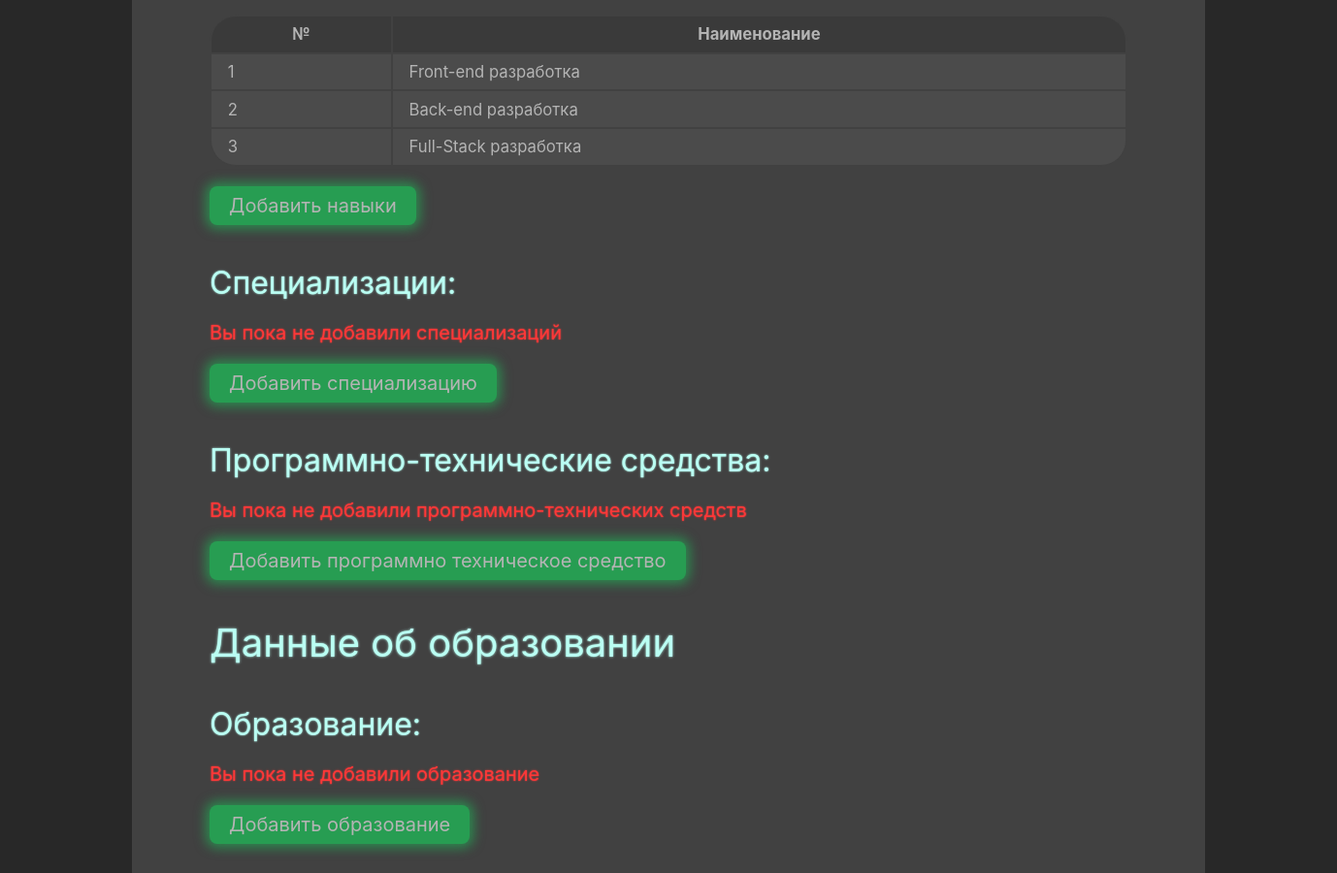
Page /jobseeker/18 (signed in, middle part) on the earlier database version.
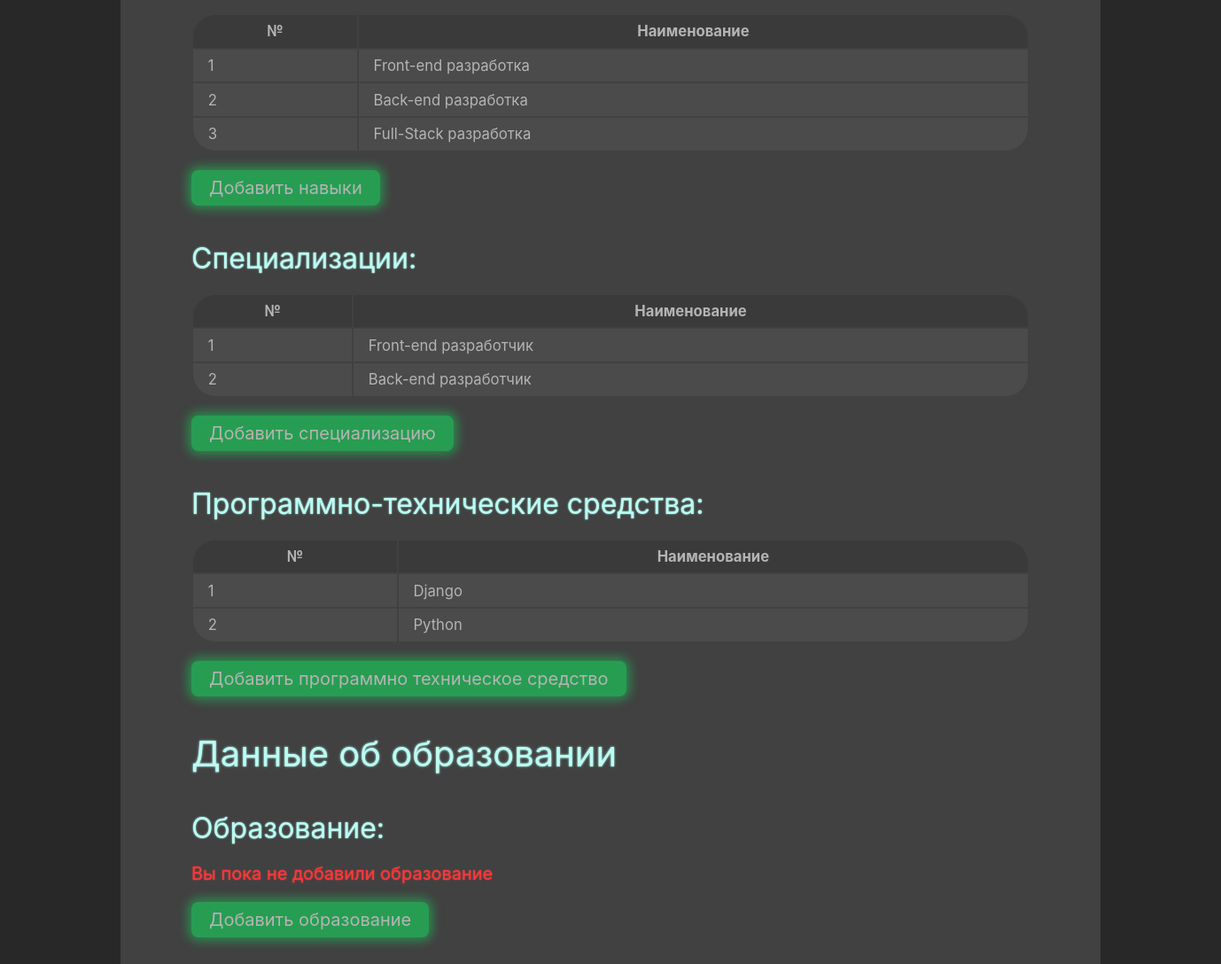
Same page on the later database version.
### domain/models.py (models this page shows, shortened)
class Skill(models.Model):
    name = models.CharField(max_length=100, blank=False, null=False, verbose_name='Наименование')
    class Meta:
        verbose_name = 'Навык'
        verbose_name_plural = 'Навыки'

class Specialization(models.Model):
    name = models.CharField(max_length=255, blank=False, null=False, verbose_name='Наименование')
    class Meta:
        verbose_name = 'Специализация'
        verbose_name_plural = 'Специализации'

class SoftwareAndHardwareToolOfJobSeeker(models.Model):
    job_seeker = models.ForeignKey('JobSeeker', blank=False, null=False,
                                   on_delete=models.CASCADE, verbose_name='Соискатель')
    software_and_hardware_tool = models.ForeignKey('SoftwareAndHardwareTool', blank=False, null=False,
                                                   on_delete=models.CASCADE,
                                                   verbose_name='Программно-техническое средство')
    proficiency_level = models.CharField(max_length=20, blank=True, null=True, verbose_name='Уровень владения')
    comment = models.TextField(blank=True, null=True, verbose_name='Комментарий')
    class Meta:
        verbose_name = 'Уровень владения программно-техническим средством'
        verbose_name_plural = 'Уровни владения программно-техническими средствами'

class SoftwareAndHardwareTool(models.Model):
    name = models.CharField(max_length=255, blank=False, null=False, verbose_name='Наименование')
    class Meta:
        verbose_name = 'Программно-техническое средство'
        verbose_name_plural = 'Программно-технические средства'

### domain/views/job_seeker_views.py (the view)
# urls.py: path('jobseeker/<str:job_seeker_id>', job_seeker_view, name='job_seeker_view'),
def job_seeker_view(request, job_seeker_id):
    job_seeker = JobSeeker.objects.get(id=job_seeker_id)
    job_seeker.age = (date.today() - job_seeker.birthdate) // timedelta(days=365.2425)
    context = {
        'job_seeker': job_seeker,
    }
    return render(request, 'job_seekers/view/job_seeker_view.html', context)

### domain/context_processors.py (called while the page is built)
def user(request):
    return {'user': auth(request)['user']}

### domain/templates/job_seekers/view/job_seeker_view.html (shortened to what the changed rows need)
{% extends 'base.html' %}
{% load static %}
{% block content %}
    <section class="split-section flex-vertical gap-2em">
        <div class="content-block flex-vertical gap-1em">
            <div class="content-box flex-vertical gap-1em">
                <div class="content flex-vertical gap-2em" style="padding: 2em 4em;">
                    <div class="flex-vertical gap-2em">
                        <div class="flex-vertical gap-1em">
                            {% if job_seeker.skill.exists %}
                                <table class="table">
                                    <tr>
                                        <th>№</th>
                                        <th>Наименование</th>
                                    </tr>
                                    {% for skill in job_seeker.skill.all %}
                                        <tr>
                                            <td>
                                                {{ forloop.counter }}
                                            </td>
                                            <td>
                                                {{ skill.name }}
                                            </td>
                                        </tr>
                                    {% endfor %}
                                </table>
                            {% else %}
                                <p class="error-message">Вы пока не добавили навыки</p>
                            {% endif %}
                        </div>
                        <div class="flex-vertical gap-1em">
                            <h1 class="title" style="font-size: xx-large">Специализации:</h1>
                            {% if job_seeker.specialization.exists %}
                                <table class="table">
                                    <tr>
                                        <th>№</th>
                                        <th>Наименование</th>
                                    </tr>
                                    {% for specialization in job_seeker.specialization.all %}
                                        <tr>
                                            <td>
                                                {{ forloop.counter }}
                                            </td>
                                            <td>
                                                {{ specialization.name }}
                                            </td>
                                        </tr>
                                    {% endfor %}
                                </table>
                            {% else %}
                                <p class="error-message">Вы пока не добавили специализаций</p>
                            {% endif %}
                            <a  href="{% url 'job_seeker_specializations' job_seeker.id %}">
                                <button class="button submit">Добавить специализацию</button>
                            </a>
                        </div>
                        <div class="flex-vertical gap-1em">
                            <h1 class="title" style="font-size: xx-large">Программно-технические средства:</h1>
                            {% if job_seeker.softwareandhardwaretoolofjobseeker_set.exists %}
                                <table class="table">
                                    <tr>
                                        <th>№</th>
                                        <th>Наименование</th>
                                    </tr>
                                    {% for software_and_hardware_tool in job_seeker.softwareandhardwaretoolofjobseeker_set.all %}
                                        <tr>
                                            <td>
                                                {{ forloop.counter }}
                                            </td>
                                            <td>
                                                {{ software_and_hardware_tool.software_and_hardware_tool.name }}
                                            </td>
                                        </tr>
                                    {% endfor %}
                                </table>
                            {% else %}
                                <p class="error-message">Вы пока не добавили программно-технических средств</p>
                            {% endif %}
                            <a href="{% url 'job_seeker_software_and_hardware_tools' job_seeker.id %}">
                                <button class="button submit">Добавить программно техническое средство</button>
                            </a>
                        </div>
                    </div>
                    <div class="flex-vertical gap-2em">
                        <h1 class="title">Данные об образовании</h1>
                        <div class="flex-vertical gap-1em">
                            <h1 class="title" style="font-size: xx-large">Образование:</h1>
                        </div>
                    </div>
                </div>
            </div>
        </div>
    </section>
{% endblock content %}

Differences in the rows shown:
now on this page (row unchanged): Specialization: name "Front-end разработчик"
now on this page (row unchanged): Specialization: name "Back-end разработчик"
added SoftwareAndHardwareToolOfJobSeeker: software_and_hardware_tool.name "Django"
added SoftwareAndHardwareToolOfJobSeeker: software_and_hardware_tool.name "Python"
Other differences:
text no longer shown: "Вы пока не добавили специализаций Вы пока не добавили программно-технических средств"
text now shown: "№ Наименование № Наименование"
